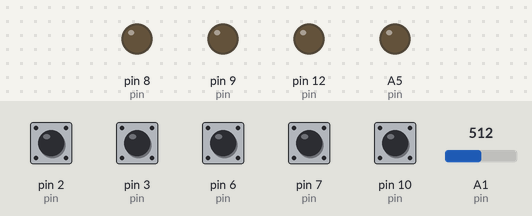
The sketch below on a simulated Arduino Nano, built with avr-gcc and run on an emulated ATmega328P. Parts: output pins drawn as LEDs (lit = HIGH). The inputs (shaded band) are chosen by the test bench; at power-on: pin 2 (pin), pin 3 (pin), pin 6 (pin), pin 7 (pin), pin 10 (pin) HIGH, A1 (pin) = 512.

Above: at 1.2 s.
1.3 s: pin 10 (pin) pulled LOW for 0.15 s
At 3.0 s:
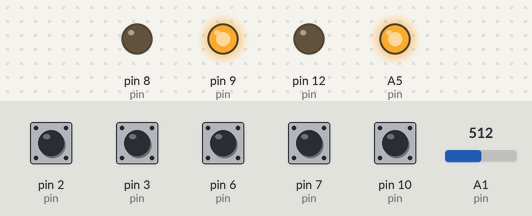
3.3 s: pin 6 (pin) pulled LOW for 0.15 s
At 3.7 s:
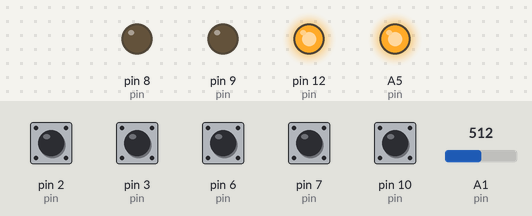
At 4.7 s:
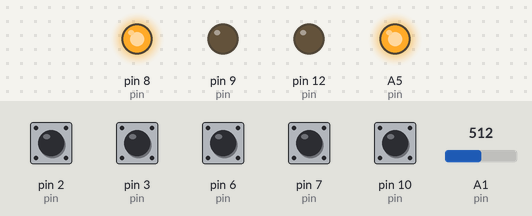
Timing chart, 0 to 6.3 s (numbered marks = the images above; inputs shaded):
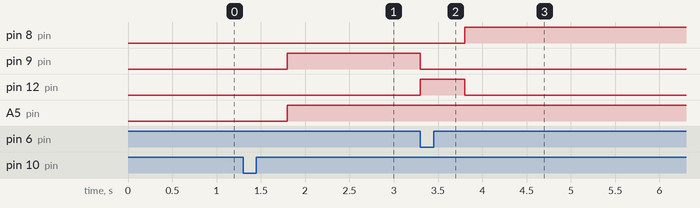

Measured:
- after the input at 1.3 s, pin 9 (pin), A5 (pin): LOW → HIGH after 0.50 s
- after the input at 3.3 s, pin 8 (pin): LOW → HIGH after 0.50 s; pin 9 (pin): HIGH → LOW at once; pin 12 (pin): LOW → HIGH at once, → LOW 0.50 s later

The sketch:

arduino-monorail.ino
```cpp
// Components: 2x servo for arms, 2x limit sensors for start position and end
// position, 1 Arduino Nano, 1x L293D, 1x magnet sensor

#include <AccelStepper.h>
#define SECONDS_IN_MILLISECONDS(seconds) (1000UL * seconds)

enum State { INIT, HOME, RUN, POKE, CALIBRATE, PAUS };

enum Rotation { COUNTER_CLOCKWISE, CLOCKWISE };

enum PinMappings {
  BUTTON_START,
  BUTTON_CALIBRATION,
  SENSOR_MAGNET,
  SENSOR_BACK,
  SENSOR_FRONT,
  ARM_STEP_STEPPER,
  ARM_STEP_DIR,
  ARM_STEP_LIMIT_1,
  ARM_STEP_LIMIT_2,
  ENGINE_STEP_PWM,
  ENGINE_STEP_CTRL_1,
  ENGINE_STEP_CTRL_2,
  LED_ESP_CTRL,
  _SIZE_LIMIT,
};

// clang-format off
static uint8_t const pin[_SIZE_LIMIT] = {
  [BUTTON_START] = 10,
  [BUTTON_CALIBRATION] = 11,
  [SENSOR_MAGNET] = A1,
  [SENSOR_BACK] = 6,
  [SENSOR_FRONT] = 7,
  [ARM_STEP_STEPPER] = 5,
  [ARM_STEP_DIR] = 4,
  [ARM_STEP_LIMIT_1] = 3,
  [ARM_STEP_LIMIT_2] = 2,
  [ENGINE_STEP_PWM] = A5,
  [ENGINE_STEP_CTRL_1] = 8,
  [ENGINE_STEP_CTRL_2] = 9,
  [LED_ESP_CTRL] = 12,
};
// clang-format on

// Variables go here (needs some more structure):
State state = INIT;
State nextState;
State oldState;

// Stop int for pokearm
int armstop = 0;

// To store positioning of servo arms
int pos = 0;

int stop = 0;

int motorInterfaceType = 1;

// Stepmotor push speed
int pushSpeed = 15;

int calibrationCounter = 0;

// Dc motor speed
int motorSpeed = 150;

bool ignoreFirstDelay = true;

// Change this based on what song is played
unsigned long songLengthDelayMilliseconds = SECONDS_IN_MILLISECONDS(180);

AccelStepper stepper =
    AccelStepper(motorInterfaceType, pin[ARM_STEP_STEPPER], pin[ARM_STEP_DIR]);

void setup() {
  // Startup
  Serial.begin(9600);


  // Setup output pin modes step motor
  pinMode(pin[ARM_STEP_LIMIT_1], INPUT_PULLUP);
  pinMode(pin[ARM_STEP_LIMIT_2], INPUT_PULLUP);
  stepper.setMaxSpeed(1000); // Max speed, for korv safety
  stepper.setAcceleration(
     30); // Max accelerartion, for not unintented pushing switches

  // Setup output pin modes
  pinMode(pin[ENGINE_STEP_PWM], OUTPUT);
  pinMode(pin[ENGINE_STEP_CTRL_1], OUTPUT);
  pinMode(pin[ENGINE_STEP_CTRL_2], OUTPUT);

  // Make sure motors are off initially
  digitalWrite(pin[ENGINE_STEP_CTRL_1], LOW);
  digitalWrite(pin[ENGINE_STEP_CTRL_2], LOW);

  pinMode(pin[SENSOR_BACK], INPUT_PULLUP);
  pinMode(pin[SENSOR_FRONT], INPUT_PULLUP);
  pinMode(pin[BUTTON_START], INPUT_PULLUP);
  pinMode(pin[BUTTON_CALIBRATION], INPUT_PULLUP);
  pinMode(pin[LED_ESP_CTRL], OUTPUT);
}

void startMotor(Rotation rotation, int speed) {
  // code for starting the train, change int value to control speed
  analogWrite(pin[ENGINE_STEP_PWM], speed);
  if (rotation == CLOCKWISE) {
    digitalWrite(pin[ENGINE_STEP_CTRL_1], HIGH);
    digitalWrite(pin[ENGINE_STEP_CTRL_2], LOW);
  } else {
    digitalWrite(pin[ENGINE_STEP_CTRL_1], LOW);
    digitalWrite(pin[ENGINE_STEP_CTRL_2], HIGH);
  }
}

void stopMotor() {
  digitalWrite(pin[ENGINE_STEP_CTRL_1], LOW);
  digitalWrite(pin[ENGINE_STEP_CTRL_2], LOW);
}

void pokeAction() {
  if (stop == 0) {
    for (int i = 0; i < 2; i++) {
      int switchState = digitalRead(pin[ARM_STEP_LIMIT_1]);
      if (i == 0) {
        while (switchState == LOW) {
          switchState = digitalRead(pin[ARM_STEP_LIMIT_1]);
          stepper.setSpeed(pushSpeed);
          stepper.runSpeed();
        }
        stepper.setCurrentPosition(0);
        delay(500);
      }
      if (i == 1) {
        switchState = digitalRead(pin[ARM_STEP_LIMIT_2]);
        int k = 0;
        while (switchState == LOW) {
          switchState = digitalRead(pin[ARM_STEP_LIMIT_2]);
          stepper.setSpeed(-pushSpeed);
          stepper.runSpeed();

        }
      }
    }

    int stopPOS = stepper.currentPosition();
    while (stepper.currentPosition() != stopPOS / 2) {
      stepper.setSpeed(25);
      stepper.runSpeed();
    }
    stop = 1;
  }
  stop = 0;
}

void toggleLedMode(int pinValue) {
  digitalWrite(pin[LED_ESP_CTRL], pinValue);
}

void reversePolarity() {
  if (pin[ENGINE_STEP_CTRL_1] == HIGH) {
    digitalWrite(pin[ENGINE_STEP_CTRL_1], LOW);
    digitalWrite(pin[ENGINE_STEP_CTRL_2], HIGH);
  } else {
    digitalWrite(pin[ENGINE_STEP_CTRL_1], HIGH);
    digitalWrite(pin[ENGINE_STEP_CTRL_2], LOW);
  }
}

void moveAvoidMagnetReadTwice() {
  startMotor(CLOCKWISE, motorSpeed);
  delay(500);
}

void doStateAction() {
  switch (state) {
  case INIT: {
    stopMotor();
    // DO NOTHING
    break;
  }

  case HOME: {
    startMotor(COUNTER_CLOCKWISE, motorSpeed);
    break;
  }
  case RUN: {
    startMotor(CLOCKWISE, motorSpeed);
    break;
  }

  case POKE: {
    stopMotor();
    toggleLedMode(HIGH);
    pokeAction();
    toggleLedMode(LOW);
    moveAvoidMagnetReadTwice();
    break;
  }
  case CALIBRATE: {
    stopMotor();
    if (digitalRead(pin[BUTTON_START]) == LOW) {
      pokeAction();
      calibrationCounter++;
    }
    break;
  }
  case PAUS: {
    stopMotor();
    if (!ignoreFirstDelay) {
      delay(songLengthDelayMilliseconds);
    } else {
      ignoreFirstDelay = false;
    }
    break;
  }
  }
}

void handleStateMachine() {
  nextState = state;
  switch (state) {
  case INIT: {
    if (digitalRead(pin[BUTTON_START]) == LOW) {
      pokeAction();
      nextState = HOME;
    }
    break;
  }

  case HOME: {
    if (digitalRead(pin[SENSOR_BACK]) == LOW) {
      nextState = PAUS;
    }
    break;
  }

  case RUN: {
    if (analogRead(pin[SENSOR_MAGNET]) < 150) {
      if (digitalRead(pin[BUTTON_CALIBRATION]) == LOW) {
        nextState = CALIBRATE;
      } else {
        nextState = POKE;
      }
    }
    if (digitalRead(pin[SENSOR_FRONT]) == LOW) {
      nextState = HOME;
    }
    break;
  }
  case POKE: {
    nextState = RUN;
    break;
  }
  case CALIBRATE: {
    if (calibrationCounter >= 3) {
      moveAvoidMagnetReadTwice();
      nextState = RUN;
      calibrationCounter = 0;
    }
    break;
  }
  case PAUS: {
      nextState = POKE;
      break;
  }
  }
}

void loop() {
  //Serial.println(state); //Uncomment for testing states
  doStateAction();
  handleStateMachine();
  state = nextState;

}
```
